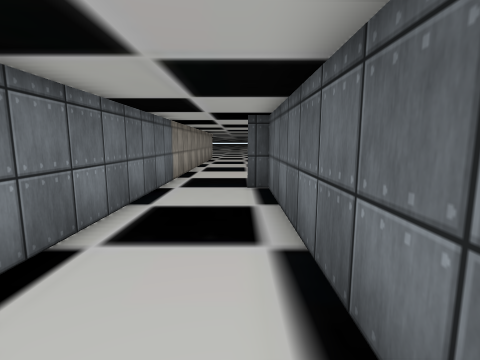
view 1 (above)

24 first-person views from a walk through a scene from a Unity 3-D project. The camera is 1.4 m above the floor, tilts 8° down and sees 85° across. The floor is counted in squares, 1 m on a side. Each view is taken from the middle of a square. On the plan, view 1 faces up. The plan holds only what a view shows up to about 13 squares ahead; the rest is blank. The place goes on beyond the plan. The player is left out. Some surface patterns are stand-ins.

view 2
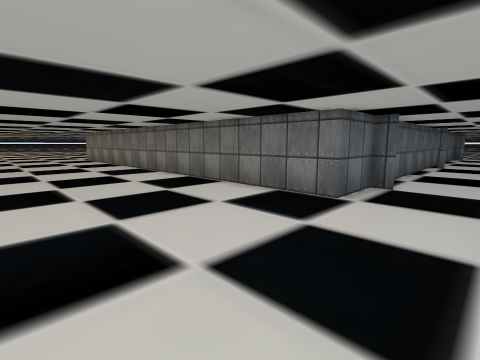

view 3
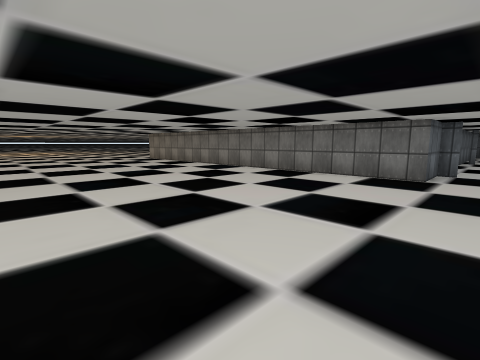

view 4
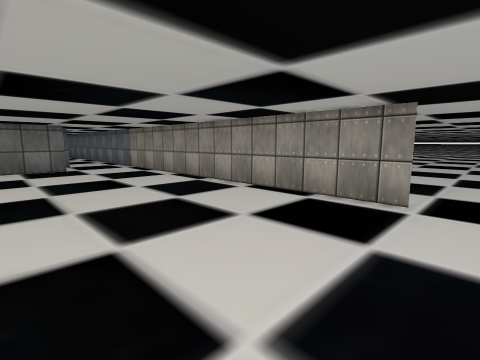

view 5
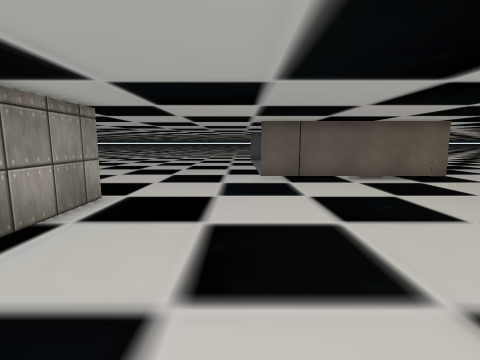

view 6
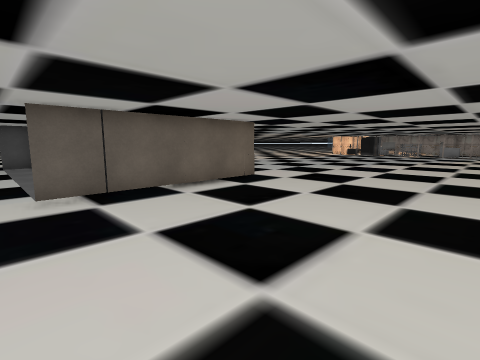

view 7
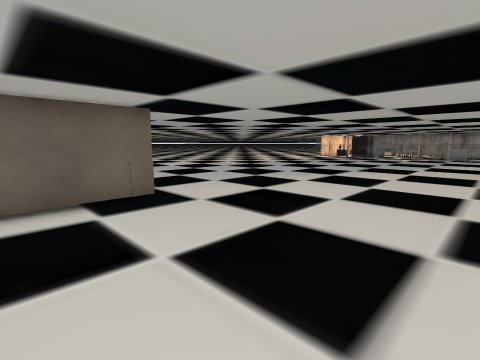

view 8
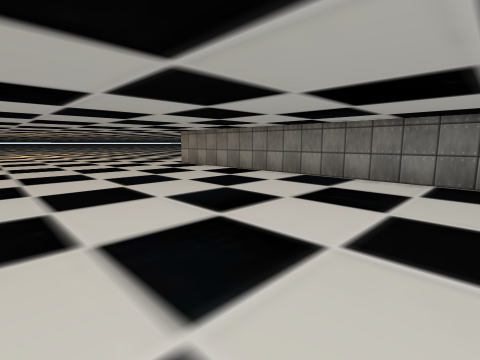

view 9
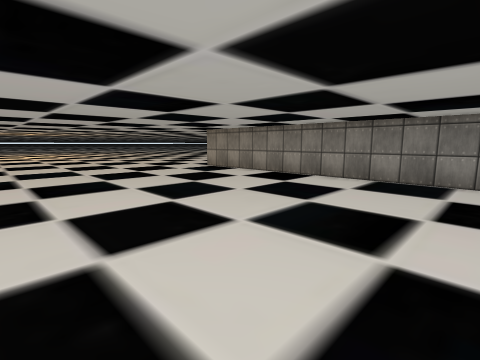

view 10
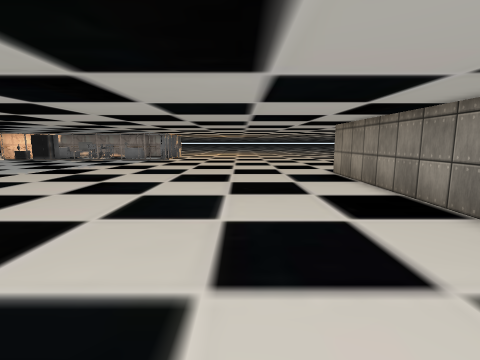

view 11
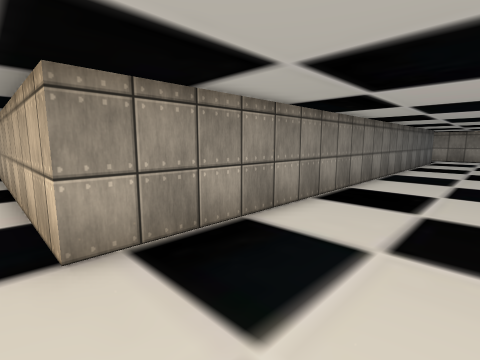

view 12
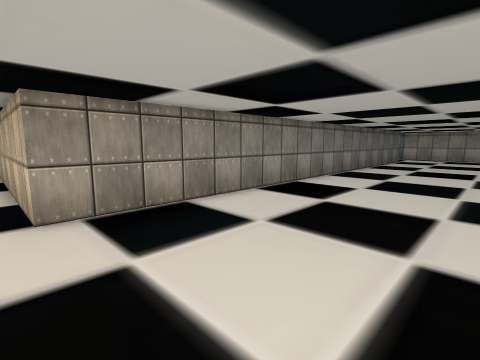

view 13
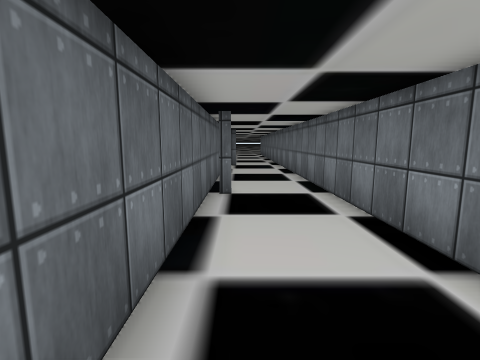

view 14
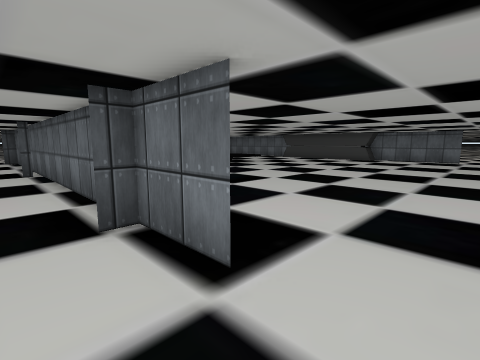

view 15
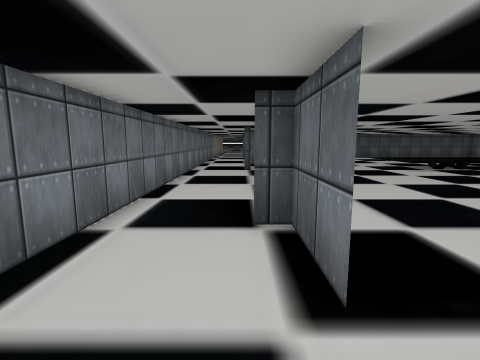

view 16
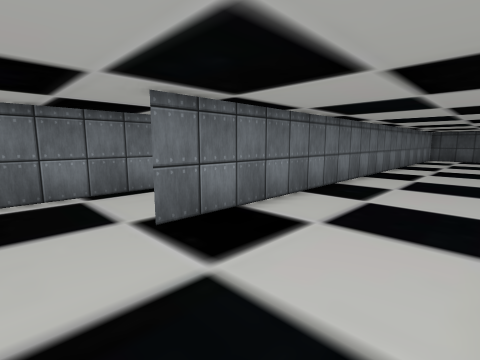

view 17
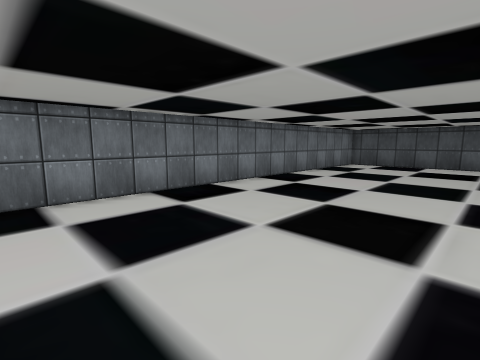

view 18
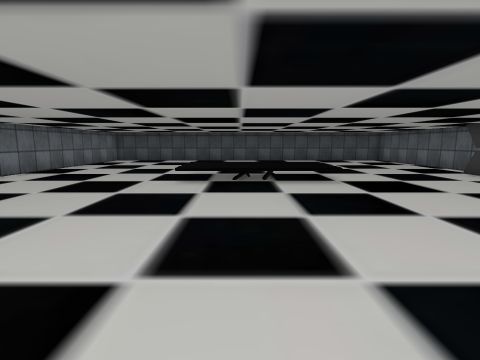

view 19
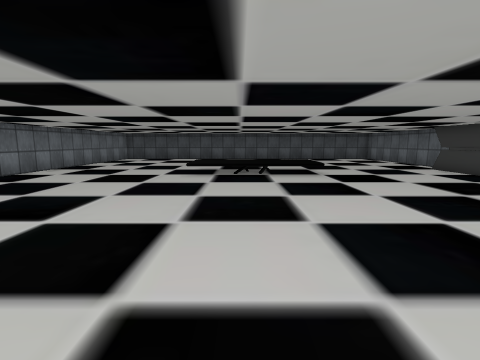

view 20
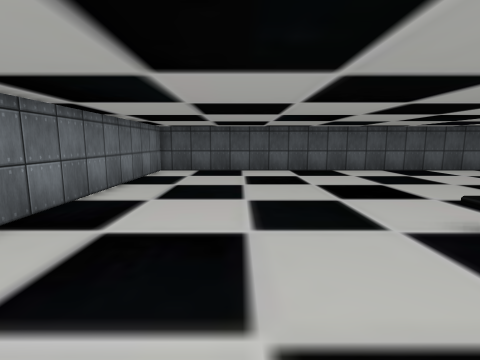

view 21
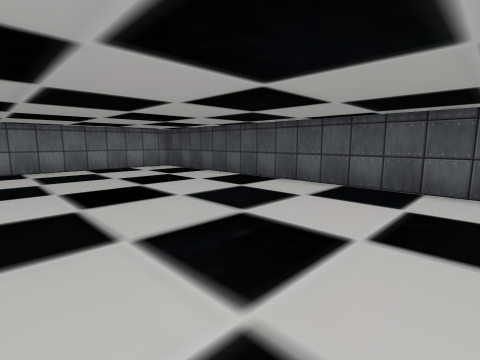

view 22
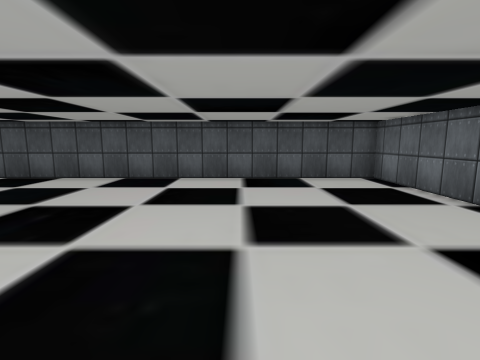

view 23
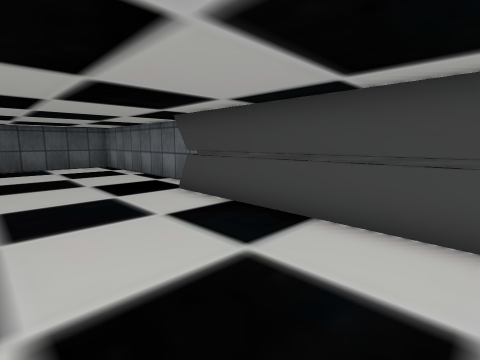

view 24
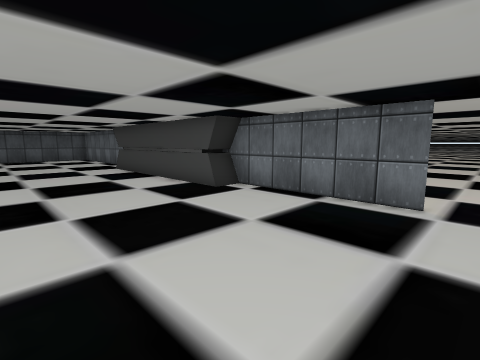

### Floor plan
Points are (right, up) in squares from view 1. A wall is a line through its corners. A room is listed if a view was taken in it or the views show most of it. See-through windows are left out.
Room 1 (views 1, 2, 3, 4, 5, 6, 7, 8, 9, 10, 11, 12, 13, 14, 15)
walls: (9.3, 28.3) (1.8, 28.3); (0.1, 8.2) (1, 8.2) (0.2, 8.2); (-2.6, 24.8) (-2.6, -14.8); (0.1, -1.2) (0.6, -1.2); (0.9, -8.4) (0.9, 10.5) (22.4, 10.5); (0.9, -13) (0.9, -10.6) (0.1, -10.6)
ways out: opening at (2.7, -14) to room 2; opening at (23, 11) to room 2
Room 2 (views 16, 17, 18, 19, 20, 21, 22, 23, 24)
walls: (21.4, -7.4) (21.4, 1); (22.4, 1.5) (22.4, 10.6) (6, 10.6); (22.4, -13) (22.4, -6.6); (22.4, 10.5) (22.4, 0.9); (0.9, 10.1) (0.9, -13)
ways out: opening at (2.7, -14) to room 1; opening at (23, 11) to room 1

Positions as (right, up) in squares from view 1, and headings:
1: (0, 0), facing up
2: (-2, 17), facing down-right
3: (-1, 22), facing down-right
4: (4, 26), facing down-left
5: (1, 18), facing up
6: (1, 21), facing up-right
7: (6, 22), facing up-right
8: (6, 21), facing down-right
9: (9, 21), facing down-right
10: (10, 15), facing right
11: (23, 14), facing down-left
12: (23, 16), facing down-left
13: (0, 6), facing down
14: (-1, -15), facing up-right
15: (0, -15), facing up
16: (5, -15), facing up-left
17: (8, -7), facing up-left
18: (11, -11), facing up
19: (11, -13), facing up
20: (5, -3), facing up
21: (16, 2), facing up-left
22: (17, 0), facing up
23: (17, -6), facing up-right
24: (16, -14), facing up-right
